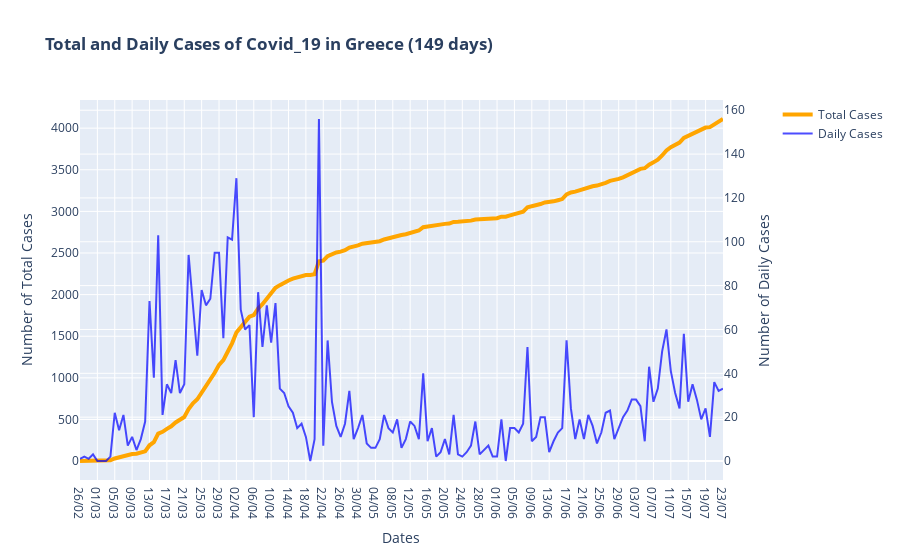

The cell this chart's notebook holds for it:
### Markdown cell above
## Total and Daily number of cases

### Code cell
# Figure with secondary y-axis
fig = make_subplots(specs=[[{"secondary_y": True}]])

# Traces - Bars and line
fig.add_trace(
    go.Scatter(x=df.index, y=df['Total Cases'], name='Total Cases', line_width=4, line_color='orange'),
    secondary_y=False,
)

fig.add_trace(
    go.Scatter(x=df.index, y=df['Daily Cases'], name='Daily Cases', line_color='blue',opacity = 0.7),
    secondary_y=True,
)

# Figure Title
fig.update_layout(
    title_text='<b>Total and Daily Cases of Covid_19 in Greece ('+str(len(df['Total Cases']))+' days)</b>'
)

# x-axis and y-axes titles
fig.update_xaxes(title_text='Dates')
fig.update_yaxes(title_text='Number of Total Cases', secondary_y=False)
fig.update_yaxes(title_text='Number of Daily Cases', secondary_y=True)

fig.update_layout(hovermode='x unified')

fig.show()

### Figure 1 — Plotly figure (JSON) as saved in the notebook; plotly's stock layout.template omitted (floating-point values rounded to 4 significant figures; data arrays with more than 128 entries replaced by an {"elided": "..."} marker saying what was removed)
{"data": [{"line": {"color": "orange", "width": 4}, "name": "Total Cases", "type": "scatter", "x": {"elided": "149 str values"}, "xaxis": "x", "y": {"elided": "149 int values"}, "yaxis": "y"}, {"line": {"color": "blue"}, "name": "Daily Cases", "opacity": 0.7, "type": "scatter", "x": {"elided": "149 str values"}, "xaxis": "x", "y": {"elided": "149 int values"}, "yaxis": "y2"}], "layout": {"hovermode": "x unified", "title": {"text": "<b>Total and Daily Cases of Covid_19 in Greece (149 days)</b>"}, "xaxis": {"anchor": "y", "domain": [0, 0.94], "title": {"text": "Dates"}}, "yaxis": {"anchor": "x", "domain": [0, 1], "title": {"text": "Number of Total Cases"}}, "yaxis2": {"anchor": "x", "overlaying": "y", "side": "right", "title": {"text": "Number of Daily Cases"}}}}
